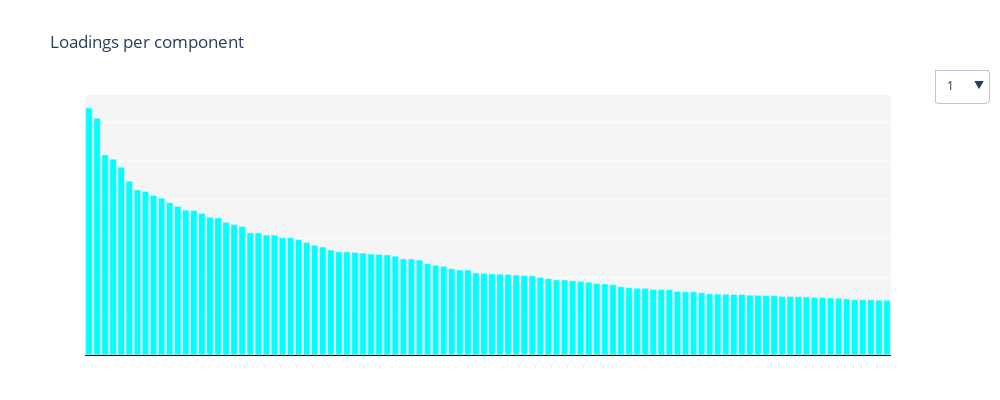

Notebook code for this chart:
### Code cell
def gen_bar(dataframe, title):

    """
    Displays an interactive plotly graph using the given column and dataframe.
    
    dataframe: dataframe containing relevant data
    title: title for given visualization

    """
    
    # Define plot
    fig = go.Figure()

    for k, r in enumerate(dataframe.columns):

        dfp = dataframe.sort_values(r, ascending=True)[-100:]
        fig.add_traces(
            go.Bar(x=dfp.index, 
                   y=dfp[r],
                   customdata=dfp.index.values,
                   name='', 
                   orientation='v',
                   hovertemplate="%{customdata}: %{y}",
                   visible=True if k == 0 else False,
                   marker_color='cyan',
                   ))
        
    
# Define buttons for dropdown
    col_opts = list(dataframe.columns)
    buttons_opts = []
    for i, opt in enumerate(col_opts):
        args = [False] * len(col_opts)
        args[i] = True
        buttons_opts.append(
            dict(
                method='restyle',
                label=opt,
                args=[{
                    'visible': args, #this is the key line!
                    'title': opt,
                    'showlegend': False
                }]
            )
        )
        
    # Styling
    title = f"{title}"
    fig.update_layout(
        updatemenus = [go.layout.Updatemenu(
            active=0,
            buttons=buttons_opts,
            x=1.12,
            xanchor='right',
            y=1.1,
            yanchor='top'
            )],
        xaxis={
            'autorange': "reversed",
            'showline': True,
            'linecolor': 'black',
            'title': None,
            'showticklabels': False
        },
        yaxis={'showticklabels': False},
        title=dict(text=title),
        showlegend=False,
        width=1000,
        height=400,
        plot_bgcolor='whitesmoke',
        #paper_bgcolor='#f0f0f0',
        xaxis_title=None,
        margin=dict(l=85, r=85, t=95, b=45)
    )

    fig.show()
gen_bar(loadings, title)
